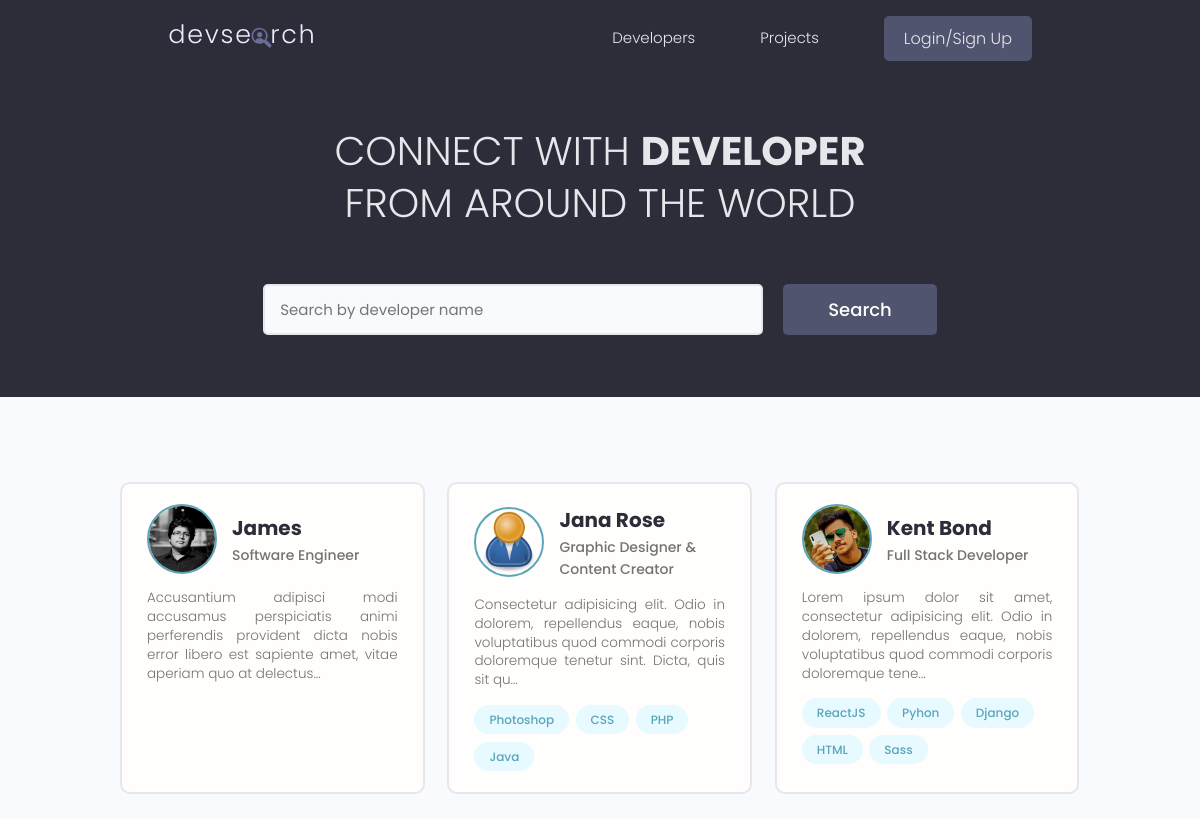
Before: / with the older database file.
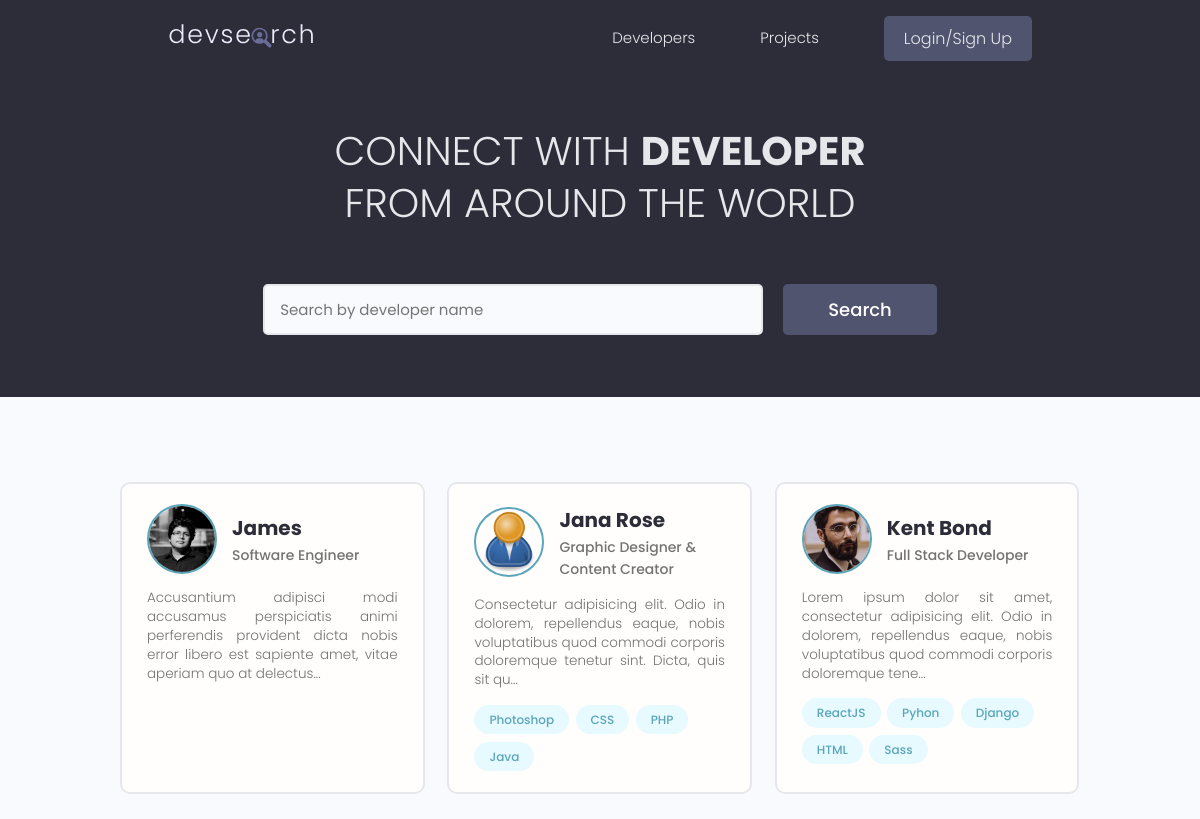
After: the same page with the newer database file.
### users/models.py (models this page shows, shortened)
class Profile(models.Model):
    id = models.UUIDField(default=uuid.uuid4, unique=True,
                          primary_key=True, editable=False)
    user = models.OneToOneField(
        User, on_delete=models.CASCADE, null=True, blank=True)
    name = models.CharField(max_length=200, blank=True, null=True)
    email = models.EmailField(max_length=500, blank=True, null=True)
    username = models.CharField(max_length=200, blank=True, null=True)
    short_intro = models.CharField(max_length=200, blank=True, null=True)
    bio = models.TextField(blank=True, null=True)
    location = models.CharField(max_length=200, blank=True, null=True)
    profile_image = models.ImageField(
        null=True, blank=True, upload_to="profiles/", default="profiles/user-default.png")
    social_github = models.CharField(max_length=200, blank=True, null=True)
    social_twitter = models.CharField(max_length=200, blank=True, null=True)
    social_linkedin = models.CharField(max_length=200, blank=True, null=True)
    social_youtube = models.CharField(max_length=200, blank=True, null=True)
    social_website = models.CharField(max_length=200, blank=True, null=True)
    created = models.DateTimeField(auto_now_add=True)
    class Meta:
        ordering = ['-created']
    @property
    def imageURL(self):
        try:
            url = self.profile_image.url
        except:
            url = ''
        return url

### users/views.py (the view)
# urls.py: path('', views.profiles, name="profiles"),
def profiles(request):
    profiles, search_query = searchProfiles(request)
    custom_range, profiles = paginateProfiles(request, profiles, 3)
    context = {'profiles': profiles, 'search_query': search_query,
               'custom_range': custom_range}
    return render(request, 'users/profiles.html', context)

### users/models.py (called while the page is built)
    def __str__(self):
        return str(self.name)

### users/utils.py (called while the page is built)
def paginateProfiles(request, profiles, results):
    page = request.GET.get('page')
    paginator = Paginator(profiles, results)
    try:
        profiles = paginator.page(page)
    except PageNotAnInteger:
        page = 1
        profiles = paginator.page(page)
    except EmptyPage:
        page = paginator.num_pages
        profiles = paginator.page(page)
    leftIndex = (int(page) - 4)
    if leftIndex < 1:
        leftIndex = 1
    rightIndex = (int(page) + 5)
    if rightIndex > paginator.num_pages:
        rightIndex = paginator.num_pages + 1
    custom_range = range(leftIndex, rightIndex)
    return custom_range, profiles

### users/templates/users/profiles.html (shortened to what this page needs)
{% extends 'main.html' %}
{% block content %}
<main class="home">
    <section class="hero-section text-center">
        <div class="container container--narrow">
            <div class="hero-section__box">
                <h2>CONNECT WITH <span>DEVELOPER</span></h2>
                <h2>FROM AROUND THE WORLD</h2>
            </div>
            <div class="hero-section__search">
                <form id="search-form" class="form" action="{% url 'profiles' %}" method="get">
                    <div class="form__field">
                        <input class="input input--text" id="formInput#search" type="text" name="search_query"
                            value="{{search_query}}" placeholder="Search by developer name" />
                    </div>
                    <input class="btn btn--sub btn--lg" type="submit" value="Search" />
                </form>
            </div>
        </div>
    </section>
    <section class="devlist">
        <div class="container">
            <div class="grid grid--three">
                {% for profile in profiles %}
                <div class="column card">
                    <div class="dev">
                        <a href="{% url 'user-profile' profile.id %}" class="card__body">
                            <div class="dev__profile">
                                <img class="avatar avatar--md" src="{{profile.imageURL}}"
                                    alt="{{profile.name|slugify}}" />
                                <div class="dev__meta">
                                    <h3>{{profile.name}}</h3>
                                    <h5>{{profile.short_intro|slice:"60"}}</h5>
                                </div>
                            </div>
                            <p class="dev__info">
                                {{profile.bio|slice:"150"}}...
                            </p>
                            <div class="dev__skills">
                                {% for skill in profile.skill_set.all|slice:"5" %}
                                <span class="tag tag--pill tag--main">
                                    <small>{{skill}}</small>
                                </span>
                                {% endfor %}
                            </div>
                        </a>
                    </div>
                </div>
                {% endfor %}
            </div>
        </div>
    </section>
</main>
{% endblock %}

Changed rows visible on the page:
changed Profile "Kent Bond": imageURL: a different picture
